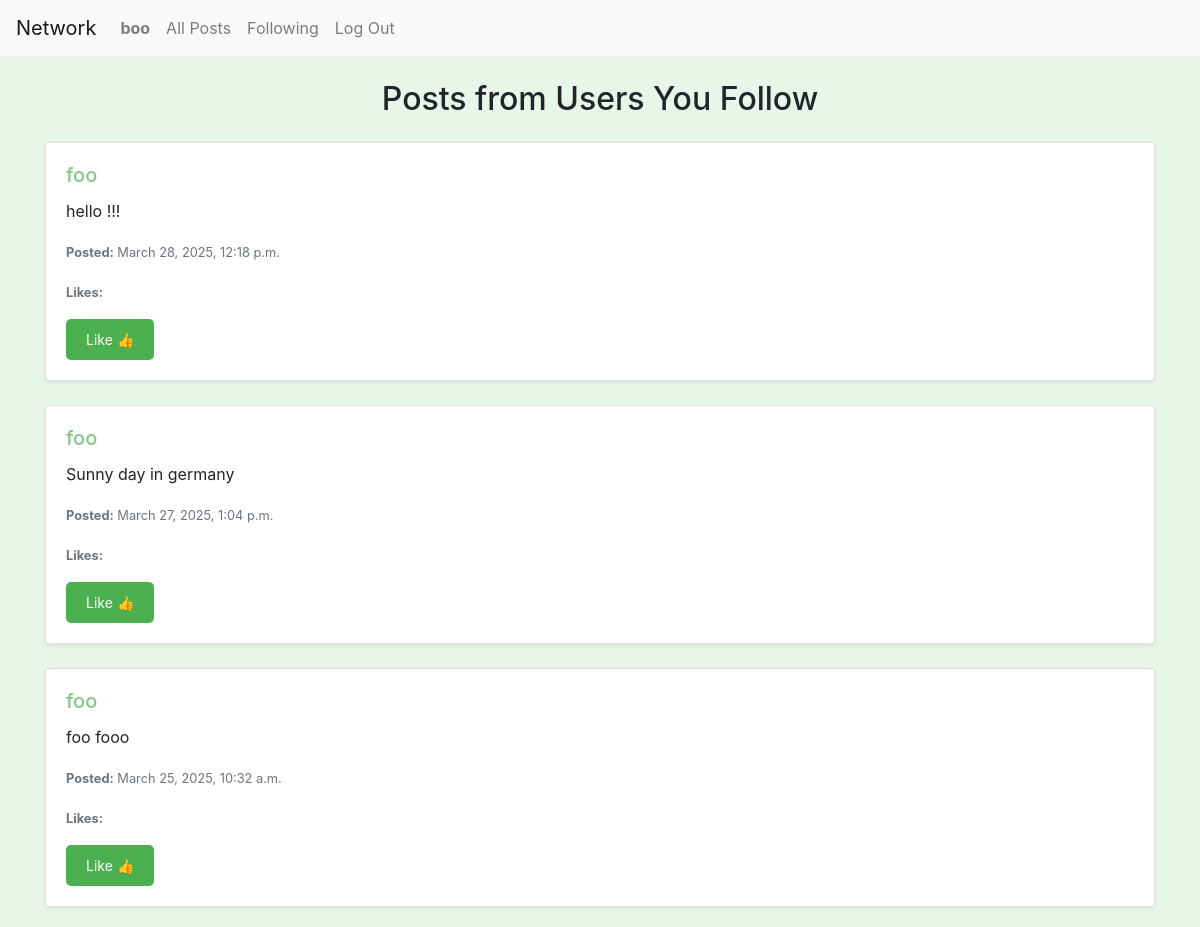
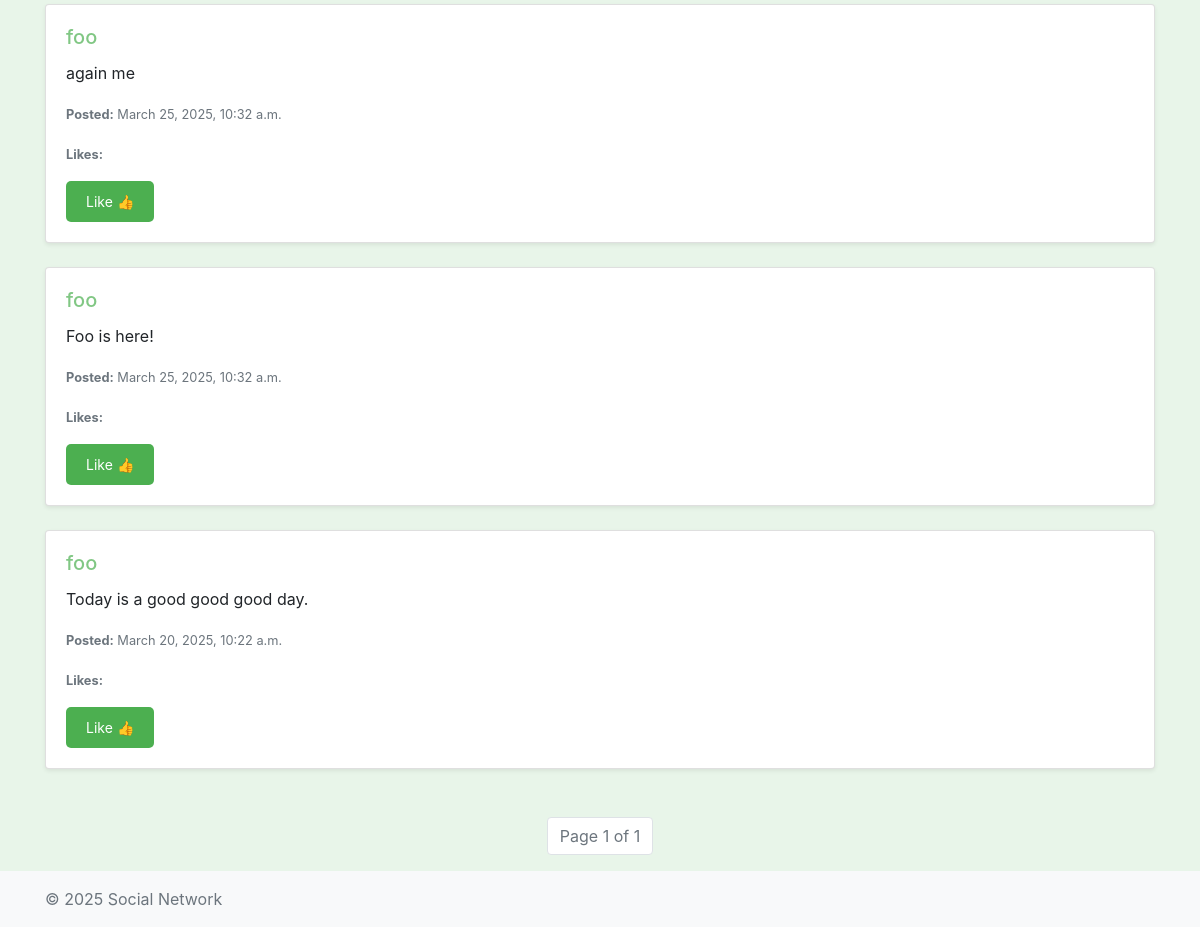
The page /following (signed in) on the database its author committed (2 pictures, top to bottom).
### network/models.py (models this page shows, shortened)
class User(AbstractUser):
    pass

class Post(models.Model):
    author = models.ForeignKey(User, on_delete=models.CASCADE, related_name="posts")
    content = models.TextField()
    created_at = models.DateTimeField(auto_now_add=True)

### network/views.py (the view)
# urls.py: path("following", views.following, name="following"),
def following(request):
    following_users = Follow.objects.filter(follower=request.user).values_list('following', flat=True)
    posts = Post.objects.filter(author__id__in=following_users).order_by('-created_at')
    paginator = Paginator(posts, 10)  # Show 10 posts per page
    page_number = request.GET.get('page')
    page_obj = paginator.get_page(page_number)
    return render(request, 'network/following.html', {
        'page_obj': page_obj,
        'user': request.user
    })

### network/templates/network/following.html (shortened to what this page needs)
{% extends "network/layout.html" %}
{% block body %}
<div class="container mt-4">
    <h2 class="text-center mb-4">Posts from Users You Follow</h2>
    {% if page_obj %}
        <div class="row justify-content-center">
            {% for post in page_obj %}
            <div class="col-12 mb-4">
                <div class="card shadow-sm">
                    <div class="card-body">
                        <h5 class="card-title">
                            <a href="{% url 'profile' post.author.username %}">{{ post.author.username }}</a>
                        </h5>
                        <p class="card-text" id="post-content-{{ post.id }}">{{ post.content }}</p>
                        <p class="card-text">
                            <small class="text-muted"><b>Posted:</b> {{ post.created_at }}</small>
                        </p>
                        <p class="card-text">
                            <small id="like-count-{{ post.id }}" class="text-muted"><b>Likes:</b> {{ post.likes_count }}</small>
                        </p>
                        <button class="like-button" data-post-id="{{ post.id }}" data-url="{% url 'like' post.id %}">
                            {% if user in post.like_set.all %}
                                Unlike 👎
                            {% else %}
                                Like 👍
                            {% endif %}
                        </button>
                    </div>
                </div>
            </div>
            {% endfor %}
        </div>
        <nav aria-label="Page navigation" class="mt-4">
            <ul class="pagination justify-content-center">
                <li class="page-item disabled">
                    <a class="page-link">Page {{ page_obj.number }} of {{ page_obj.paginator.num_pages }}</a>
                </li>
            </ul>
        </nav>
    {% else %}
        <p class="text-center text-muted">No posts to display.</p>
    {% endif %}
</div>
{% endblock %}

### network/templates/network/layout.html (shortened to what this page needs)
{% load static %}
<!DOCTYPE html>
<html lang="en">
    <head>
        <link rel="stylesheet" href="https://stackpath.bootstrapcdn.com/bootstrap/4.4.1/css/bootstrap.min.css">
        <link href="{% static 'network/styles.css' %}" rel="stylesheet">
    </head>
    <body class="d-flex flex-column min-vh-100">
        <nav class="navbar navbar-expand-lg navbar-light bg-light">
            <a class="navbar-brand" href="{% if user.is_authenticated %}{% url 'index' %}{% else %}{% url 'landing' %}{% endif %}">Network</a>
            <div>
              <ul class="navbar-nav mr-auto">
                {% if user.is_authenticated %}
                    <li class="nav-item">
                        <a class="nav-link" href="{% url 'profile' user.username %}"><strong>{{ user.username }}</strong></a>
                    </li>
                {% endif %}
                <li class="nav-item">
                  <a class="nav-link" href="{% url 'index' %}">All Posts</a>
                </li>
                {% if user.is_authenticated %}
                    <li class="nav-item">
                        <a class="nav-link" href="{% url 'following' %}">Following</a>
                    </li>
                    <li class="nav-item">
                        <a class="nav-link" href="{% url 'logout' %}">Log Out</a>
                    </li>
                {% endif %}
              </ul>
            </div>
          </nav>
        <div class="body">
            {% block body %}
            {% endblock %}
        </div>
    </body>
    <footer class="footer mt-auto py-3 bg-light">
        <div class="container">
            <span class="text-muted">© 2025 Social Network</span>
        </div>
    </footer>
</html>

### network/static/network/styles.css (style rules this page uses)
body { background: #e8f5e9; }
a { color: #81c784; text-decoration: none; }
.like-button { background-color: #4caf50; color: white; border: none; padding: 10px 20px; border-radius: 5px; cursor: pointer; font-size: 14px; }

### rows shown on the page
User: username "boo"
Post: author.username "foo", content "hello !!!", created_at "March 28, 2025, 12:18 p.m.", shows "Like 👍"
Post: author.username "foo", content "Sunny day in germany", created_at "March 27, 2025, 1:04 p.m.", shows "Like 👍"
Post: author.username "foo", content "foo fooo", created_at "March 25, 2025, 10:32 a.m.", shows "Like 👍"
Post: author.username "foo", content "again me", created_at "March 25, 2025, 10:32 a.m.", shows "Like 👍"
Post: author.username "foo", content "Foo is here!", created_at "March 25, 2025, 10:32 a.m.", shows "Like 👍"
Post: author.username "foo", content "Today is a good good good day.", created_at "March 20, 2025, 10:22 a.m.", shows "Like 👍"

### other values the page prints
{{ page_obj.number }} "1"
{{ page_obj.paginator.num_pages }} "1"
